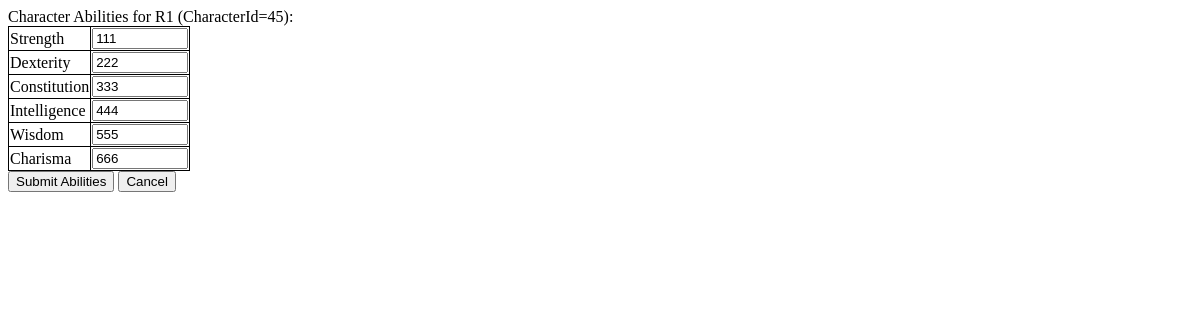
The app's page /osric_character_tools/editcharacterabilities.php?CharacterId=45, older data.
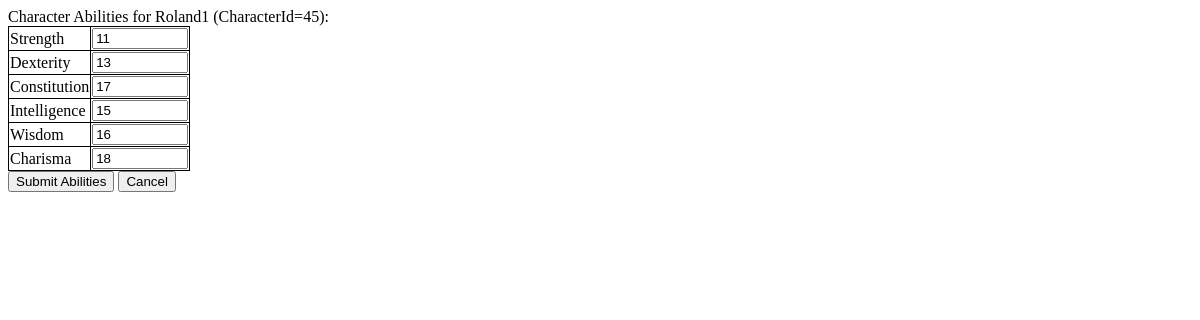
The same page, newer data.
### tables this page shows
CREATE TABLE IF NOT EXISTS `characters` (
  `CharacterName` varchar(255) NOT NULL,
  `CharacterGender` int(11) NOT NULL,
  `CharacterAge` float NOT NULL,
  `CharacterHeight` float NOT NULL,
  `CharacterWeight` float NOT NULL,
  `CharacterId` bigint(20) unsigned NOT NULL AUTO_INCREMENT,
  `CharacterAlignment` int(11) NOT NULL,
  `RaceId` bigint(20) NOT NULL,
  PRIMARY KEY (`CharacterId`)
);

CREATE TABLE IF NOT EXISTS `character_abilities` (
  `CharacterId` bigint(20) NOT NULL,
  `AbilityId` bigint(20) NOT NULL,
  `Value` float NOT NULL
);

CREATE TABLE IF NOT EXISTS `abilities` (
  `AbilityId` bigint(20) NOT NULL AUTO_INCREMENT,
  `AbilityLongName` varchar(32) NOT NULL,
  `AbilityShortName` varchar(8) NOT NULL,
  PRIMARY KEY (`AbilityId`)
);

### osric_character_tools/inc/OsricDb.php (called while the page is built, shortened)
<?php
class OsricDb
{
	protected $cxn;
	public function doInit($aHost,$aUser,$aPasswd)
	{
		$aDbname = "osric_db";
		$this->cxn = mysqli_connect($aHost,$aUser,$aPasswd,$aDbname) or die("Couldn't connect to server");
	}
	public function getCharacter($characterId)
	{
		if($characterId == -1)
		{
			$row['CharacterName'] = "Dummy";
			$row['CharacterGender'] = "1";
			$row['CharacterAge'] = "42";
			$row['CharacterHeight'] = "65";
		}
		else
		{
			$query = sprintf("SELECT * FROM characters WHERE CharacterId='%s'",$characterId);
			$result = mysqli_query($this->cxn,$query) or die("Couldn't execute query.");
			$row = mysqli_fetch_assoc($result);
		}
		return $row;
	}
	public function getCharacterAbilities($characterId)
	{
		$query = sprintf("SELECT * FROM character_abilities ca INNER JOIN abilities a on ca.AbilityId = a.AbilityId WHERE ca.CharacterId = '%s'",$characterId);
		$result = mysqli_query($this->cxn,$query) or die("Couldn't execute query: ".$query);
		for($result_set = array();$row = mysqli_fetch_assoc($result);$result_set[]=$row);
		return $result_set;
	}
}
?>

### osric_character_tools/editcharacterabilities.php (the view, shortened to what this page needs)
<?php
require_once("./inc/OsricDb.php");
$characterId = $_GET['CharacterId'];
$myOsricDb = new OsricDb();
$myOsricDb->doInit($host,$user,$passwd);
$character = $myOsricDb->getCharacter($characterId);
echo "Character Abilities for {$character['CharacterName']} (CharacterId={$characterId}):";
?>
<html>
<head>
<link rel="stylesheet" type="text/css" href="./css/class.css" />
</head>
<body>
<form action='submitcharacterabilities.php' method='post'>
<?php
echo "<table>";
$character_abilities = $myOsricDb->getCharacterAbilities($characterId);
$num_abilities = count($character_abilities);
for($i=0;$i<$num_abilities;$i++)
{
	echo "<tr>";
	echo "<td>{$character_abilities[$i]['AbilityLongName']}</td>";
	$abilityId = $character_abilities[$i]['AbilityId'];
	if($character_abilities[$i]['Value']){
		$value = $character_abilities[$i]['Value'];
	}
	else {
		$value = 0;
	}
	echo "<td><input type='number' min='0' max='9999999' name='editedAbility{$abilityId}' value='{$value}'></input></td>";
	echo "</tr>";
}
echo "</table>";
?>
<div id="submit">
	<input type="submit" value="Submit Abilities"/>
	<input type="submit" name="cancelbutton" value="Cancel"/>
</div>
</form>
</body>
</html>

Row changes from the older to the newer data that the page shows:
changed characters: CharacterName "R1" → "Roland1"
changed character_abilities "Strength": Value "111" → "11"
changed character_abilities "Dexterity": Value "222" → "13"
changed character_abilities "Constitution": editedAbility3 "333" → "17"
changed character_abilities "Intelligence": Value "444" → "15"
changed character_abilities "Wisdom": Value "555" → "16"
changed character_abilities "Charisma": Value "666" → "18"
